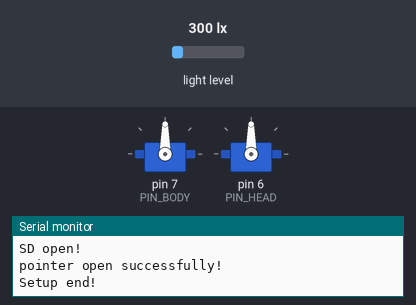
The sketch below on a simulated Arduino Uno, built with avr-gcc and run on an emulated ATmega328P. Shown: 2 × servo, the last lines printed to the serial monitor. The test bench sets the inputs (shaded band); at power-on: light level 300 lx. The local clock reads 2024-03-15 10:24:30 at power-on unless the sketch sets it; storage starts empty.

Above: at 0.1 s.
At 1.1 s:
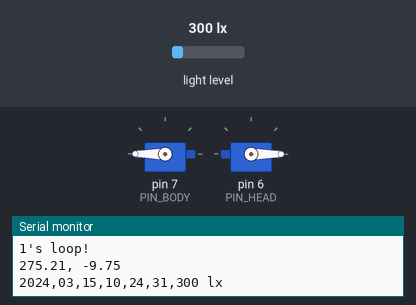
Timing chart, 0 to 2.6 s (numbered marks = the images above):
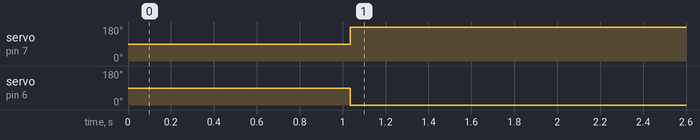

The sketch:

withoutGPS.ino
```cpp
#include <math.h>
#include <Sun.h>
#include <Servo.h>
#include <SD.h>
#include <SPI.h>
#include <DS1302.h>
#include <Wire.h>
#include <BH1750.h>
// MACRO CONSTANT
#define NAME "rain.txt"
#define PERIOD 60 // MINUTE
#define WAIT_TIME 1000 // MS scale
#define SERIAL_BUS 115200
#define LEN 51
// MACRO CONSTANT FOR MOTOR
#define PIN_BODY 7
#define PIN_HEAD 6
// MACRO CONSTANT FOR SD
#define MOSI 11
#define SCK_SD 13
#define MISO 12
#define CS 4
// MACRO CONSTANT FOR RTC
#define CLK 10  // SCK_PIN
#define DAT 9   // IO_PIN
#define RST 8   // RST_PIN
// MACRO CONSTANT FOR LIGHTMETER
#define SCL A5
#define SDA A4

DS1302 rtc(RST, DAT, CLK);
Sun s;
Time t = rtc.time();
File myFile;
Servo body, head;
BH1750 lmt;

void setSD() {
  if(SD.begin(CS)) {
    Serial.println(F("SD open!"));
  } else {
    Serial.println(F("SD fail!"));
    return;
  }
  myFile = SD.open(NAME, FILE_WRITE);
  if(myFile) {
    Serial.println(F("pointer open successfully!"));
    myFile.println("myFile open");
  } else {
    Serial.println(F("pointer open fail!"));
  }
}

void setup() {
  Serial.begin(SERIAL_BUS);
  s.setLoc(126.9519, 37.4598);
  setSD();
  lmt.begin();
  body.attach(PIN_BODY);
  head.attach(PIN_HEAD);
  Serial.println(F("Setup end!"));
  delay(WAIT_TIME);
}

void loop() {
  static int cnt = 0;
  cnt++;
  Serial.print(cnt); Serial.println("'s loop!");
  if(cnt > PERIOD * 60) {
    myFile.close();
    Serial.println(F("loop end!"));
    while(1) {
      delay(WAIT_TIME);
    }
  }

  t = rtc.time();
  s.setTime(t.yr, t.mon, t.date, t.hr, t.min, t.sec);
  s.calcPos();

  body.write(s.azimuth);
  head.write(s.altitude);

  Serial.print(s.azimuth); Serial.print(", ");
  Serial.println(s.altitude);

  uint16_t lux = lmt.readLightLevel();
  char buf[LEN];
  snprintf(buf, sizeof(buf),
           "%04d,%02d,%02d,%02d,%02d,%02d,",
           t.yr, t.mon, t.date, t.hr, t.min, t.sec);
  Serial.print(buf); Serial.print(lux); Serial.println(" lx");
  myFile.print(buf); myFile.println(lux);

  delay(WAIT_TIME);
}
```

Sun.h
```cpp
#ifndef __SUN_H_
#define __SUN_H_

#define pi    3.14159265358979323846
#define twopi (2*pi)
#define rad   (pi/180)
#define dEarthMeanRadius     6371.01	// In km
#define dAstronomicalUnit    149597890	// In km

class Sun {
	public:
    void setLoc(double longitude, double latitude);
    void setTime(int year, int month, int date,
      double hour, double minute, double second);
    void calcPos();
    double azimuth, altitude;
  private:
    int yr, mon, day;
    double hr, min, sec;
    double lon, lat;
};
#endif
```

Measured:
- by itself, servo on pin 7 (PIN_BODY): 90° → 180° at 1.0 s
- by itself, servo on pin 6 (PIN_HEAD): 90° → 0° at 1.0 s
